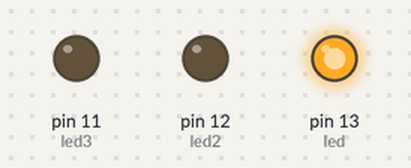
The sketch below on a simulated Arduino Uno, built with avr-gcc and run on an emulated ATmega328P. Shown: output pins drawn as LEDs (lit = HIGH).

Above: at 0.02 s.
At 0.82 s:
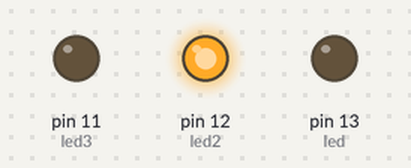
At 1.47 s:
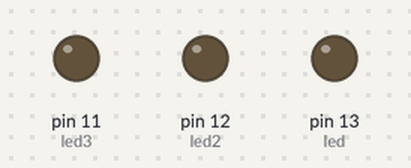
At 2.92 s:
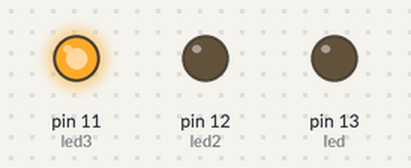
Timing chart, 0 to 3.2 s (numbered marks = the images above):
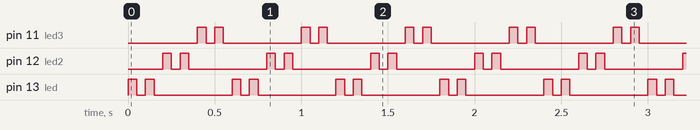

Measured:
- by itself, pin 11 (led3), pin 12 (led2), pin 13 (led): repeats every 0.60 s: LOW 0.05 s, HIGH 0.05 s, LOW 0.45 s, HIGH 0.05 s

The sketch:

multiple_led.ino
```cpp
int led = 13;
int led2 = 12;
int led3 = 11;
void setup() {
  // put your setup code here, to run once:
pinMode(led,OUTPUT);
pinMode(led2,OUTPUT);
pinMode(led3,OUTPUT);
}
int counter = 0;
void loop() {
  // put your main code here, to run repeatedly:

digitalWrite(led,HIGH);
delay(50);
digitalWrite(led,LOW);
delay(50);
digitalWrite(led,HIGH);
delay(50);
digitalWrite(led,LOW);
delay(50);
digitalWrite(led2,HIGH);
delay(50);
digitalWrite(led2,LOW);
delay(50);
digitalWrite(led2,HIGH);
delay(50);
digitalWrite(led2,LOW);
delay(50);
digitalWrite(led3,HIGH);
delay(50);
digitalWrite(led3,LOW);
delay(50);
digitalWrite(led3,HIGH);
delay(50);
digitalWrite(led3,LOW);
delay(50);
}
```
